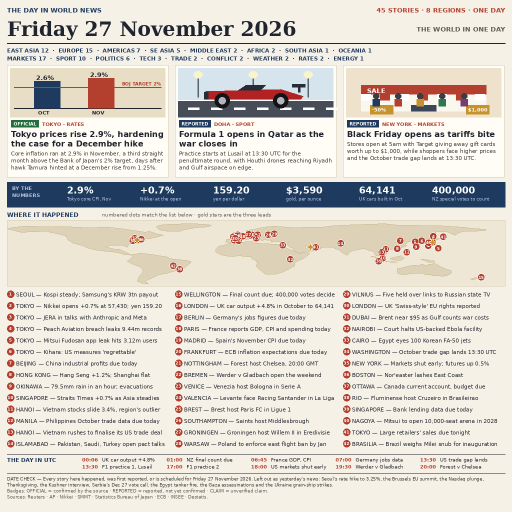
#> input picture entry.png, 1024 x 1024 px, given in place of chatgpt-lead-tokyo.png, which was not available (shown at 1/2 size)
$ python draw.py
#> lines starting #> are read from the running program, lines starting #| are printed output that depends on the picture
#!/usr/bin/env python3
"""Render news-image-20261127 V3: photorealistic-lead newspaper, 1024x1024.

Reads stories.json + 3 ChatGPT lead photos from assets/. Deterministic:
no clock, no randomness, no network. Prints TRIM/OVERFLOW report.
"""
import json
import os
import sys
from PIL import Image, ImageDraw, ImageFont

HERE = os.path.dirname(os.path.abspath(__file__))
W, H = 1024, 1024

SERIF_B = "/usr/share/fonts/truetype/dejavu/DejaVuSerif-Bold.ttf"
SANS = "/usr/share/fonts/truetype/dejavu/DejaVuSans.ttf"
SANS_B = "/usr/share/fonts/truetype/dejavu/DejaVuSans-Bold.ttf"

PAPER = (246, 241, 231)
INK = (26, 26, 26)
NAVY = (20, 33, 61)
NAVY_LT = (31, 52, 92)
GOLD = (176, 141, 55)
GOLD_LT = (201, 162, 74)
GREY = (110, 108, 100)
LINE = (180, 172, 150)
CARD_BG = (255, 255, 255)
OCEAN = (216, 230, 240)
LAND = (231, 220, 195)
LAND_EDGE = (150, 134, 102)

BADGE = {
    "OFFICIAL": (31, 78, 121),
    "REPORTED": (14, 124, 123),
    "CONFIRMED": (46, 125, 50),
    "CLAIM": (178, 106, 0),
    "ONGOING": (163, 22, 33),
}

TRIMS = 0
OVERFLOWS = 0


def font(path, size):
    return ImageFont.truetype(path, size)


def text_w(draw, s, f):
    return draw.textlength(s, font=f)


def wrap(draw, text, f, max_w, max_lines):
    """Greedy wrap. Returns (lines, trimmed_bool)."""
    global TRIMS
    words = text.split()
    lines, cur = [], ""
    for w_ in words:
        trial = (cur + " " + w_).strip()
        if text_w(draw, trial, f) <= max_w or not cur:
            cur = trial
        else:
            lines.append(cur)
            cur = w_
    if cur:
        lines.append(cur)
    trimmed = False
    if len(lines) > max_lines:
        lines = lines[:max_lines]
        trimmed = True
        while lines and text_w(draw, lines[-1] + "…", f) > max_w:
            lines[-1] = lines[-1][:-1]
        lines[-1] = lines[-1].rstrip() + "…"
    if trimmed:
        TRIMS += 1
        print(f"TRIM: {text!r} -> {lines[-1]!r}", file=sys.stderr)
    return lines, trimmed


def fit_text(draw, text, f, max_w, max_lines):
    lines, _ = wrap(draw, text, f, max_w, max_lines)
    return lines


def draw_lines(draw, lines, x, y, f, fill, lh):
    for ln in lines:
        draw.text((x, y), ln, font=f, fill=fill)
        y += lh
    return y


# [5 lines left out: function check_y, not called in this run]


# ---------------------------------------------------------------- continents
# Hand-authored coarse outlines (lon, lat). Stylised newspaper map.
N_AMERICA = [(-168, 66), (-158, 58), (-152, 60), (-140, 60), (-135, 57),
             (-130, 54), (-125, 49), (-124, 42), (-120, 34), (-114, 29),
             (-110, 24), (-105, 20), (-97, 16), (-92, 15), (-86, 13),
             (-83, 9), (-79, 9), (-81, 13), (-83, 16), (-87, 21), (-90, 21),
             (-91, 19), (-96, 19), (-97, 26), (-93, 30), (-89, 30),
             (-84, 30), (-81, 26), (-80, 32), (-75, 36), (-73, 41),
             (-70, 42), (-68, 45), (-65, 44), (-60, 47), (-55, 52),
             (-60, 55), (-65, 58), (-68, 55), (-72, 58), (-78, 62),
             (-85, 66), (-90, 68), (-95, 69), (-110, 68), (-125, 70),
             (-140, 70), (-155, 71), (-165, 68), (-168, 66)]
GREENLAND = [(-58, 64), (-52, 60), (-45, 60), (-40, 65), (-32, 68),
             (-22, 70), (-20, 74), (-25, 78), (-35, 80), (-50, 80),
             (-58, 76), (-60, 70), (-58, 64)]
S_AMERICA = [(-79, 9), (-77, 4), (-80, -3), (-81, -6), (-77, -12),
             (-72, -18), (-70, -23), (-70, -30), (-72, -37), (-73, -44),
             (-74, -50), (-70, -54), (-66, -55), (-65, -48), (-62, -41),
             (-58, -34), (-52, -32), (-48, -27), (-41, -23), (-39, -17),
             (-35, -9), (-35, -6), (-40, -3), (-44, -2), (-50, 0),
             (-53, 4), (-58, 6), (-62, 9), (-68, 11), (-72, 12),
             (-76, 10), (-79, 9)]
AFRICA = [(-17, 15), (-17, 21), (-15, 27), (-10, 31), (-5, 35), (0, 36),
          (10, 37), (11, 34), (15, 32), (19, 31), (25, 32), (30, 31),
          (32, 31), (34, 28), (35, 24), (37, 20), (39, 18), (43, 12),
          (48, 11), (51, 10), (51, 2), (46, -2), (41, -4), (40, -10),
          (37, -16), (35, -20), (32, -26), (28, -33), (20, -35),
          (17, -32), (15, -27), (13, -18), (12, -10), (13, -4), (9, 0),
          (9, 4), (4, 6), (-2, 5), (-8, 5), (-13, 8), (-17, 12), (-17, 15)]
EURASIA = [(-10, 36), (-9, 43), (-2, 44), (-1, 46), (-4, 48), (-2, 50),
           (0, 51), (3, 53), (8, 57), (10, 59), (5, 60), (5, 62),
           (10, 64), (12, 66), (18, 69), (25, 71), (30, 70), (40, 68),
           (50, 69), (60, 69), (70, 72), (80, 73), (90, 74), (100, 76),
           (110, 74), (120, 73), (130, 72), (140, 72), (150, 70),
           (158, 69), (162, 66), (170, 66), (178, 65), (178, 62),
           (170, 60), (162, 60), (158, 56), (155, 52), (150, 59),
           (142, 55), (140, 50), (135, 45), (130, 42), (128, 39),
           (129, 36), (126, 35), (122, 34), (120, 31), (121, 28),
           (120, 25), (115, 22), (110, 20), (108, 15), (105, 10),
           (104, 6), (104, 2), (104, 1), (102, 2), (101, 5), (100, 8),
           (98, 12), (95, 16), (92, 21), (90, 22), (88, 22), (85, 19),
           (80, 16), (78, 10), (76, 8), (73, 15), (70, 20), (66, 25),
           (60, 26), (58, 28), (54, 29), (50, 30), (46, 31), (42, 31),
           (38, 32), (36, 36), (33, 36), (30, 36), (27, 37), (23, 36),
           (22, 38), (19, 40), (18, 42), (14, 45), (12, 44), (8, 44),
           (3, 43), (0, 40), (-2, 37), (-6, 36), (-9, 37), (-10, 36)]
ARABIA = [(58, 26), (56, 27), (52, 28), (50, 29), (48, 30), (46, 30),
          (42, 31), (39, 31), (36, 32), (35, 30), (37, 27), (38, 24),
          (39, 21), (41, 17), (43, 13), (45, 13), (48, 14), (51, 16),
          (54, 19), (56, 22), (58, 26)]
MED = [(-6, 36), (3, 37), (10, 38), (15, 38), (20, 38), (25, 36),
       (30, 36), (34, 36), (36, 35), (34, 33), (30, 33), (25, 34),
       (20, 36), (15, 38), (10, 38), (5, 37), (0, 37), (-6, 36)]
UK = [(-5, 50), (-3, 53), (-5, 56), (-3, 58), (-1, 57), (0, 53),
      (1, 51), (-5, 50)]
JAPAN = [(130, 31), (132, 33), (134, 34), (136, 35), (138, 35),
         (141, 36), (141, 38), (141, 41), (142, 44), (144, 44),
         (143, 42), (141, 40), (140, 38), (139, 36), (137, 34),
         (135, 33), (132, 32), (130, 31)]
BORNEO = [(109, 1), (111, -1), (114, -3), (117, -2), (119, 1), (118, 4),
          (116, 6), (112, 4), (109, 1)]
SUMATRA = [(95, 5), (98, 3), (101, 0), (104, -3), (106, -5), (104, -6),
           (101, -3), (98, 0), (95, 5)]
NEW_GUINEA = [(131, -1), (134, -3), (137, -5), (141, -6), (145, -7),
              (148, -9), (150, -10), (146, -8), (142, -8), (138, -7),
              (135, -4), (131, -1)]
MADAGASCAR = [(44, -16), (47, -15), (50, -17), (49, -21), (46, -25),
              (44, -23), (43, -19), (44, -16)]
AUSTRALIA = [(114, -22), (114, -30), (115, -34), (118, -35), (124, -33),
             (129, -32), (132, -32), (135, -35), (138, -35), (140, -38),
             (145, -38), (150, -37), (153, -32), (153, -27), (150, -23),
             (146, -19), (142, -15), (142, -11), (137, -12), (135, -15),
             (132, -12), (130, -13), (126, -14), (122, -17), (118, -20),
             (114, -22)]
NEW_ZEALAND = [(167, -45), (170, -42), (173, -40), (175, -38), (177, -38),
               (174, -41), (171, -43), (168, -46), (167, -45)]
ICELAND = [(-22, 64), (-18, 63), (-15, 64), (-14, 66), (-18, 66),
           (-22, 65)]
CONTINENTS = [N_AMERICA, GREENLAND, S_AMERICA, AFRICA, EURASIA, ARABIA,
              UK, JAPAN, BORNEO, SUMATRA, NEW_GUINEA, MADAGASCAR,
              AUSTRALIA, NEW_ZEALAND, ICELAND]


# [5 lines left out: function lonlat_to_xy, not called in this run]


# ---------------------------------------------------------------- card art
def art_canvas(bg):
    img = Image.new("RGB", (384, 112), bg)
    return img, ImageDraw.Draw(img)


# [147 lines left out: functions art_nvidia, art_kyiv, art_kuwait, art_markets, art_hera, art_migration and 4 more, not called in this run]


ART = {"nvidia": art_nvidia, "kyiv": art_kyiv, "kuwait": art_kuwait,
       "markets": art_markets, "hera": art_hera,
       "migration": art_migration, "storm": art_storm, "nfl": art_nfl,
       "iss": art_iss, "bok": art_bok}


# ---------------------------------------------------------------- leads
def lead_image(path, slot_w, slot_h, precrop=None):
    im = Image.open(path).convert("RGB")
    if precrop:
        im = im.crop(precrop)
    target = slot_w / slot_h
    w, h = im.size
    if w / h > target:  # too wide -> crop sides
        nw = int(h * target)
        x0 = (w - nw) // 2
        im = im.crop((x0, 0, x0 + nw, h))
    else:  # too tall -> crop top/bottom
        nh = int(w / target)
        y0 = (h - nh) // 2
        im = im.crop((0, y0, w, y0 + nh))
    return im.resize((slot_w, slot_h), Image.LANCZOS)


def badge_chip(draw, x, y, text, f):
    tw = draw.textlength(text, font=f)
    w = int(tw) + 12
    h = 15
    draw.rounded_rectangle([x, y, x + w, y + h], 3,
                           fill=BADGE[text])
    draw.text((x + 6, y + 2), text, font=f, fill=(255, 255, 255))
    return w


# ---------------------------------------------------------------- main
def main():
    with open(os.path.join(HERE, "stories.json")) as fh:
#> (reads stories.json from the repository)
        data = json.load(fh)

    img = Image.new("RGB", (W, H), PAPER)
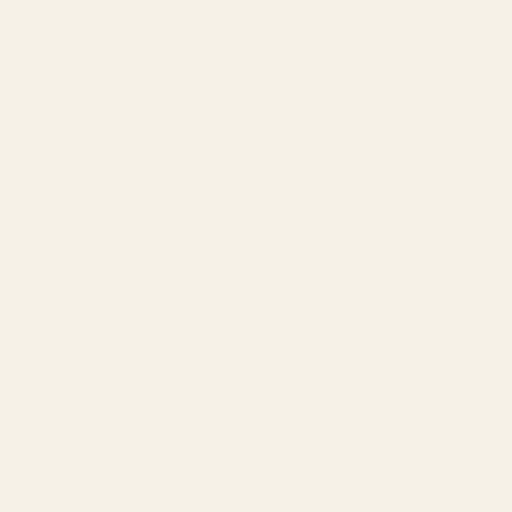
#> img: PIL image 1024x1024 RGB (shown at 1/2 size); mean R, G, B 246, 241, 231
    d = ImageDraw.Draw(img)

    # ---- masthead
    d.rectangle([0, 0, W, 78], fill=NAVY)
    title_f = font(SERIF_B, 40)
    d.text((16, 16), data["edition"].upper(), font=title_f, fill=(255, 255, 255))
    meta_f = font(SANS_B, 13)
    date_f = font(SANS_B, 15)
    d.text((W - 16 - text_w(d, data["date"], date_f), 14), data["date"],
           font=date_f, fill=(255, 255, 255))
    d.text((W - 16 - text_w(d, data["meta"], meta_f), 38), data["meta"],
           font=meta_f, fill=GOLD_LT)
    d.rectangle([0, 78, W, 81], fill=GOLD)

    # ---- stat strip
    stats = data["stats"]
    cell_w = (W - 32) / 6
    big_f = font(SANS_B, 18)
    lab_f = font(SANS, 9)
    for i, st in enumerate(stats):
        x = 16 + i * cell_w
        if i:
            d.line([x - 4, 86, x - 4, 110], fill=LINE, width=1)
        lines, _ = wrap(d, st["label"], lab_f, cell_w - 12, 2)
        d.text((x, 84), st["big"], font=big_f, fill=NAVY)
        draw_lines(d, lines, x, 104, lab_f, GREY, 10)
#> this loop made 6 passes
#> lines on passes 1 to 6: ['Tokyo core CPI, Nov — 16-month', 'high'], ['Nikkei close, +0.9% on the day'], ['US homes lose power in storm'], ['DRC Ebola cases, 5,904 dead'], ['UK net migration — 29-year low'], ['US flights delayed on Thursday']
    d.line([0, 126, W, 126], fill=LINE, width=1)

    # ---- leads
    lead_y, lead_img_h = 130, 146
    lead_w = 322
    lead_xs = [16, 351, 686]
    badge_f = font(SANS_B, 9)
    h_f = font(SANS_B, 16)
    deck_f = font(SANS, 11)
    tag_f = font(SANS_B, 9)
    for lead, lx in zip(data["leads"], lead_xs):
        precrop = (0, 0, 1590, 830) if "blackfriday" in lead["img"] else None
        li = lead_image(os.path.join(HERE, lead["img"]), lead_w, lead_img_h,
                        precrop)
#> in lead_image, im is the input picture: PIL image 1024x1024 RGB; mean R, G, B 217.6, 212.3, 204.6
#> in lead_image, `im = im.crop((0, y0, w, y0 + nh))`:
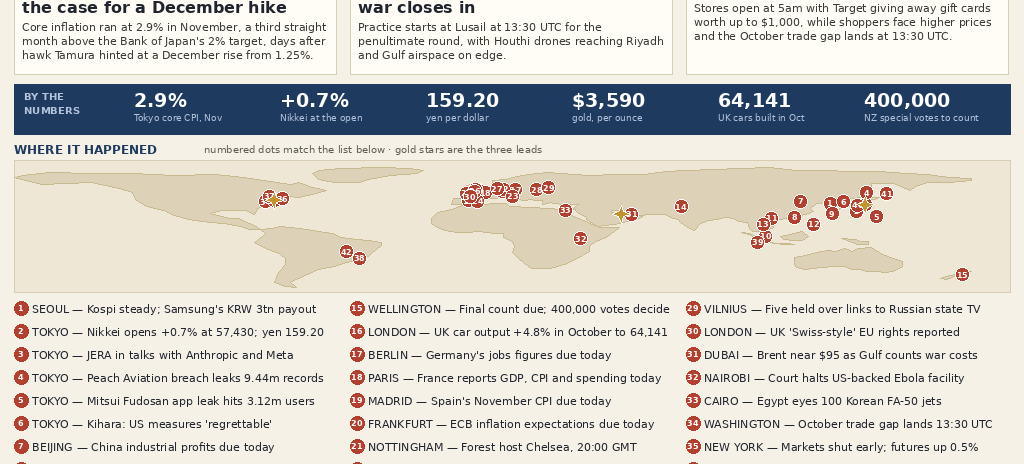
#> im: PIL image 1024x464 RGB; mean R, G, B 212, 208.7, 201.8
#> in lead_image, `return im.resize((slot_w, slot_h), Image.LANCZOS)`:
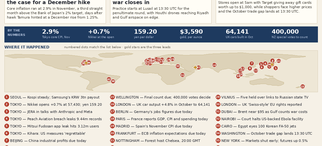
#> returned value: PIL image 322x146 RGB; mean R, G, B 211.7, 208.6, 201.7
        img.paste(li, (lx, lead_y))
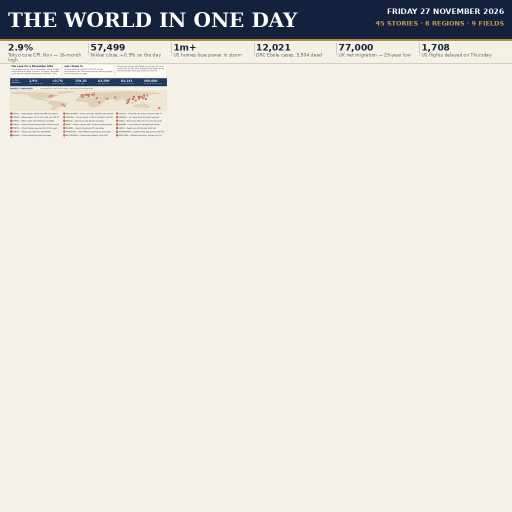
#> img: PIL image 1024x1024 RGB (shown at 1/2 size); mean R, G, B 228.1, 224.3, 216.8
        d.rectangle([lx, lead_y, lx + lead_w, lead_y + lead_img_h],
                    outline=LINE, width=1)
        badge_chip(d, lx + 6, lead_y + 6, lead["badge"], badge_f)
        num_f = font(SANS_B, 11)
        d.ellipse([lx + lead_w - 28, lead_y + 6, lx + lead_w - 6,
                   lead_y + 28], fill=GOLD)
        num = str(lead["id"])
        d.text((lx + lead_w - 17 - text_w(d, num, num_f) / 2, lead_y + 9),
               num, font=num_f, fill=(255, 255, 255))
        y = lead_y + lead_img_h + 8
        lines, _ = wrap(d, lead["headline"], h_f, lead_w, 2)
#> lines = ['Tokyo prices jump 2.9%, fastest in', '16 months']
        y = draw_lines(d, lines, lx, y, h_f, INK, 19)
#> y = 322
        y += 2
#> y = 324
        lines, _ = wrap(d, lead["deck"], deck_f, lead_w, 2)
#> lines = 2 items
        y = draw_lines(d, lines, lx, y, deck_f, (60, 58, 52), 14)
#> y = 352
        tag = f"{lead['place'].upper()} · {lead['region']} · {lead['field']}"
        d.text((lx, 352), tag, font=tag_f, fill=GOLD)
    d.line([0, 368, W, 368], fill=LINE, width=1)

    # ---- region / field chips
    chip_f = font(SANS, 10)
    reg = "REGIONS — " + " · ".join(f"{n} {c}" for n, c in data["region_counts"])
    fld = "FIELDS — " + " · ".join(f"{n} {c}" for n, c in data["field_counts"])
    d.text((16, 372), reg, font=chip_f, fill=NAVY)
    d.text((16, 386), fld, font=chip_f, fill=NAVY)
    d.line([0, 402, W, 402], fill=LINE, width=1)

    # ---- illustrated cards (5 x 2)
    card_w, card_h = 192, 108
    card_xs = [16 + i * 200 for i in range(5)]
    card_ys = [410, 522]
    ch_f = font(SANS_B, 11)
    cd_f = font(SANS, 9)
    for i, card in enumerate(data["cards"]):
        cx = card_xs[i % 5]
        cy = card_ys[i // 5]
        art = ART[card["art"]]().resize((card_w, 56), Image.LANCZOS)
        img.paste(art, (cx, cy))
        d.rectangle([cx, cy, cx + card_w, cy + 56], outline=LINE, width=1)
        badge_chip(d, cx + 4, cy + 4, card["badge"], badge_f)
        d.ellipse([cx + card_w - 24, cy + 4, cx + card_w - 4, cy + 24],
                  fill=NAVY)
        num = str(card["id"])
        nf = font(SANS_B, 10)
        d.text((cx + card_w - 14 - text_w(d, num, nf) / 2, cy + 7),
               num, font=nf, fill=(255, 255, 255))
        y = cy + 62
        lines, _ = wrap(d, card["headline"], ch_f, card_w, 2)
        y = draw_lines(d, lines, cx, y, ch_f, INK, 13)
        lines, _ = wrap(d, card["deck"], cd_f, card_w, 1)
        draw_lines(d, lines, cx, y, cd_f, (60, 58, 52), 11)
    d.line([0, 636, W, 636], fill=LINE, width=1)

    # ---- map panel
    map_x, map_y, map_w, map_h = 16, 670, 330, 185
    mt_f = font(SANS_B, 12)
    ms_f = font(SANS, 9)
    d.text((map_x, 642), "WHERE IT HAPPENED", font=mt_f, fill=NAVY)
    d.text((map_x, 656), "13 illustrated stories — gold rings are the 3 leads",
           font=ms_f, fill=GREY)
    ss = 3
    mimg = Image.new("RGB", (map_w * ss, map_h * ss), OCEAN)
    md = ImageDraw.Draw(mimg)

    def mxy(lon, lat):
        return lonlat_to_xy(lon, lat, 0, 0, map_w * ss, map_h * ss)

    for poly in CONTINENTS:
        pts = [mxy(lon, lat) for lon, lat in poly]
        md.polygon(pts, fill=LAND, outline=LAND_EDGE)
    mpts = [mxy(lon, lat) for lon, lat in MED]
    md.polygon(mpts, fill=OCEAN)
    # graticule
    for lon in range(-150, 181, 30):
        x, _ = mxy(lon, 84)
        md.line([x, 0, x, map_h * ss], fill=(200, 214, 226), width=1)
    for lat in (-40, 0, 40):
        _, y = mxy(0, lat)
        md.line([0, y, map_w * ss, y], fill=(200, 214, 226), width=1)
    # pins on the supersampled map
    illustrated = list(data["leads"]) + list(data["cards"])
    pin_xy = {}
    for it in illustrated:
        px, py = mxy(it["lon"], it["lat"])
        pin_xy[it["id"]] = (px / ss, py / ss)
        lead = it["id"] <= 3
        r = 15 if lead else 11
        if lead:
            md.ellipse([px - r, py - r, px + r, py + r], fill=GOLD,
                       outline=(255, 255, 255), width=3)
            md.ellipse([px - 7, py - 7, px + 7, py + 7], fill=NAVY)
        else:
            md.ellipse([px - r, py - r, px + r, py + r], fill=NAVY,
                       outline=(255, 255, 255), width=3)
    mimg = mimg.resize((map_w, map_h), Image.LANCZOS)
    img.paste(mimg, (map_x, map_y))
    d.rectangle([map_x, map_y, map_x + map_w, map_y + map_h],
                outline=LINE, width=1)
    # numbered label chips with leader lines (hand-tuned de-collision)
    offsets = {1: (8, -8), 2: (8, 4), 3: (8, -8), 4: (8, -8), 5: (8, -8),
               6: (-36, -16), 7: (-8, 12), 8: (6, -20), 9: (-32, -8),
               10: (-32, -8), 11: (-8, -20), 12: (8, -8), 13: (-32, -8)}
    lf = font(SANS_B, 9)
    for it in illustrated:
        pid = it["id"]
        px, py = pin_xy[pid]
        ax, ay = map_x + px, map_y + py
        dx, dy = offsets[pid]
        label = str(pid)
        tw = d.textlength(label, font=lf)
        cw, chh = int(tw) + 8, 13
        lx = ax + dx - (cw if dx < 0 else 0)
        ly = ay + dy - (chh if dy < 0 else 0)
        ex = lx + (cw if dx < 0 else 0)
        ey = ly + (chh if dy < 0 else 0)
        d.line([ax, ay, ex, ey], fill=GREY, width=1)
        d.rounded_rectangle([lx, ly, lx + cw, ly + chh], 3, fill=NAVY)
        d.text((lx + 4, ly + 1), label, font=lf, fill=(255, 255, 255))
    d.text((map_x, 860), "Gold rings mark the 3 lead stories; numbers match the story list.",
           font=ms_f, fill=GREY)

    # ---- briefs (3 cols x 11 rows)
    bx0, by0 = 358, 642
    bh_f = font(SANS_B, 12)
    d.text((bx0, 642), "THE DAY IN BRIEF — 32 STORIES", font=bh_f, fill=NAVY)
    d.line([bx0, 658, 1008, 658], fill=LINE, width=1)
    col_w, row_h = 212, 20
    col_xs = [bx0, bx0 + 219, bx0 + 438]
    bh2_f = font(SANS_B, 10)
    bd_f = font(SANS, 9)
    for i, b in enumerate(data["briefs"]):
        col, row = divmod(i, 11)
        x = col_xs[col]
        y = 664 + row * row_h
        num = f"{b['id']}"
        nw = d.textlength(num + "  ", font=bh2_f)
        d.text((x, y), num, font=bh2_f, fill=BADGE[b["badge"]])
        lines, _ = wrap(d, b["headline"], bh2_f, col_w - nw, 1)
        draw_lines(d, lines, x + nw, y, bh2_f, INK, 12)
        lines, _ = wrap(d, b["deck"], bd_f, col_w, 1)
        draw_lines(d, lines, x, y + 10, bd_f, (60, 58, 52), 11)
    d.line([346, 642, 346, 884], fill=LINE, width=1)

    # ---- timeline
    d.line([0, 884, W, 884], fill=LINE, width=1)
    d.text((16, 887), "THE DAY IN UTC — ALL TIMES UTC",
           font=font(SANS_B, 10), fill=NAVY)
    line_y = 928
    x0, x1, span = 40, 984, 1110
    d.line([x0, line_y, x1, line_y], fill=NAVY, width=2)
    tt_f = font(SANS_B, 9)
    tl_f = font(SANS, 8)
    anchor_shift = {2: 8, 5: -20}
    for idx, ev in enumerate(data["timeline"]):
        cx = x0 + ev["min"] / span * (x1 - x0)
        d.ellipse([cx - 4, line_y - 4, cx + 4, line_y + 4], fill=GOLD,
                  outline=NAVY, width=1)
        above = idx % 2 == 0
        tag = f"{ev['t']} UTC" + (" (26 NOV)" if ev["day"] == "26 NOV" else "")
        tx = cx + anchor_shift.get(idx, -54)
        tx = min(max(tx, 16), W - 140)
        if idx == 7:
            tx = 938
        if above:
            d.line([cx, line_y - 5, cx, 920], fill=GREY, width=1)
            d.text((tx, 898), tag, font=tt_f, fill=NAVY)
            lines, _ = wrap(d, ev["label"], tl_f, 130, 1)
            draw_lines(d, lines, tx, 909, tl_f, INK, 10)
        else:
            d.line([cx, line_y + 5, cx, 934], fill=GREY, width=1)
            d.text((tx, 936), tag, font=tt_f, fill=NAVY)
            lines, _ = wrap(d, ev["label"], tl_f, 130, 1)
            draw_lines(d, lines, tx, 947, tl_f, INK, 10)

    # ---- footer
    d.rectangle([0, 963, W, 966], fill=GOLD)
    leg_f = font(SANS, 9)
    y = 968
    lines, _ = wrap(d, "LEGEND — " + data["legend"], leg_f, W - 32, 2)
    y = draw_lines(d, lines, 16, y, leg_f, INK, 11)
    lines, _ = wrap(d, data["datecheck"], leg_f, W - 32, 2)
    y = draw_lines(d, lines, 16, y + 1, leg_f, INK, 11)
    lines, _ = wrap(d, data["sources"], leg_f, W - 32, 2)
    y = draw_lines(d, lines, 16, y + 1, leg_f, (60, 58, 52), 11)
    check_y(y, "footer")
    d.text((W - 16 - text_w(d, "V3 · PHOTO LEADS", font(SANS_B, 8)), 1012),
           "V3 · PHOTO LEADS", font=font(SANS_B, 8), fill=GREY)

    out = os.path.join(HERE, "entry.png")
    img.save(out, "PNG")
    print(f"TRIMS {TRIMS} OVERFLOWS {OVERFLOWS}")
    print(f"WROTE {out} {os.path.getsize(out)} bytes")
    return 0 if (TRIMS == 0 and OVERFLOWS == 0) else 1


if __name__ == "__main__":
#> (the run stopped early here; a loop or call above may not have finished)
